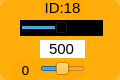
    <widget class="QWidget" name="widget_id1_18" native="true">
     <property name="geometry">
      <rect>
       <x>870</x>
       <y>280</y>
       <width>120</width>
       <height>80</height>
      </rect>
     </property>
     <property name="styleSheet">
      <string notr="true">background-color: rgb(255, 170, 0, 200);
border-radius:10px;</string>
     </property>
     <widget class="QLabel" name="label_ID1_19">
      <property name="geometry">
       <rect>
        <x>40</x>
        <y>0</y>
        <width>45</width>
        <height>16</height>
       </rect>
      </property>
      <property name="minimumSize">
       <size>
        <width>0</width>
        <height>10</height>
       </size>
      </property>
      <property name="font">
       <font>
        <family>Arial</family>
        <pointsize>11</pointsize>
       </font>
      </property>
      <property name="styleSheet">
       <string notr="true">background-color: rgb(255, 255, 255， 0);
border-radius:0px;</string>
      </property>
      <property name="text">
       <string>ID:18</string>
      </property>
      <property name="alignment">
       <set>Qt::AlignCenter</set>
      </property>
     </widget>
     <widget class="QSlider" name="horizontalSlider_pulse_id18">
      <property name="geometry">
       <rect>
        <x>20</x>
        <y>20</y>
        <width>83</width>
        <height>16</height>
       </rect>
      </property>
      <property name="autoFillBackground">
       <bool>false</bool>
      </property>
      <property name="styleSheet">
       <string notr="true">background-color: rgb(0, 0, 0);
border-radius:0px;</string>
      </property>
      <property name="minimum">
       <number>0</number>
      </property>
      <property name="maximum">
       <number>1000</number>
      </property>
      <property name="pageStep">
       <number>1</number>
      </property>
      <property name="value">
       <number>500</number>
      </property>
      <property name="orientation">
       <enum>Qt::Horizontal</enum>
      </property>
     </widget>
     <widget class="QSlider" name="horizontalSlider_dev_id18">
      <property name="geometry">
       <rect>
        <x>40</x>
        <y>60</y>
        <width>45</width>
        <height>18</height>
       </rect>
      </property>
      <property name="styleSheet">
       <string notr="true">background-color: rgb(255, 255, 255， 0);</string>
      </property>
      <property name="minimum">
       <number>-125</number>
      </property>
      <property name="maximum">
       <number>125</number>
      </property>
      <property name="pageStep">
       <number>1</number>
      </property>
      <property name="orientation">
       <enum>Qt::Horizontal</enum>
      </property>
     </widget>
     <widget class="QLabel" name="label_id18">
      <property name="geometry">
       <rect>
        <x>10</x>
        <y>60</y>
        <width>31</width>
        <height>20</height>
       </rect>
      </property>
      <property name="minimumSize">
       <size>
        <width>0</width>
        <height>10</height>
       </size>
      </property>
      <property name="font">
       <font>
        <family>DejaVu Sans</family>
        <pointsize>10</pointsize>
       </font>
      </property>
      <property name="styleSheet">
       <string notr="true">background-color: rgb(255, 255, 255， 0);</string>
      </property>
      <property name="text">
       <string>0</string>
      </property>
      <property name="alignment">
       <set>Qt::AlignCenter</set>
      </property>
     </widget>
     <widget class="QLineEdit" name="lineEdit_id18">
      <property name="geometry">
       <rect>
        <x>40</x>
        <y>40</y>
        <width>45</width>
        <height>18</height>
       </rect>
      </property>
      <property name="sizePolicy">
       <sizepolicy hsizetype="Fixed" vsizetype="Fixed">
        <horstretch>0</horstretch>
        <verstretch>0</verstretch>
       </sizepolicy>
      </property>
      <property name="font">
       <font>
        <family>Arial</family>
        <pointsize>11</pointsize>
       </font>
      </property>
      <property name="autoFillBackground">
       <bool>false</bool>
      </property>
      <property name="styleSheet">
       <string notr="true">background-color: rgb(255, 255, 255);
border-radius:0px;</string>
      </property>
      <property name="text">
       <string>500</string>
      </property>
      <property name="maxLength">
       <number>1000</number>
      </property>
      <property name="alignment">
       <set>Qt::AlignCenter</set>
      </property>
      <property name="dragEnabled">
       <bool>false</bool>
      </property>
      <property name="readOnly">
       <bool>false</bool>
      </property>
     </widget>
    </widget>
